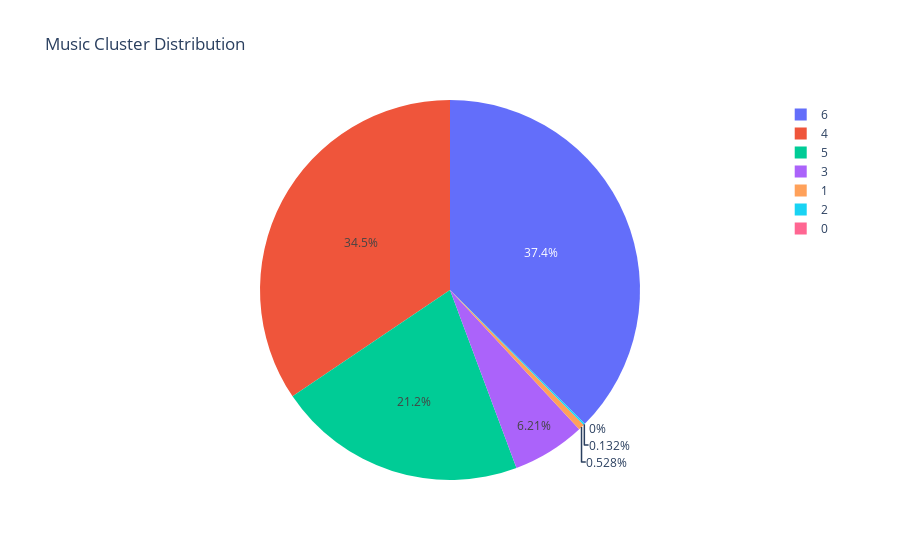

This figure's notebook cell:
### Code cell
fig = px.pie(df, values="Music Cluster", names='Music Cluster', title='Music Cluster Distribution')
fig.show()

### Figure 1 — Plotly figure (JSON) as saved in the notebook; plotly's stock layout.template omitted (floating-point values rounded to 4 significant figures; data arrays with more than 128 entries replaced by an {"elided": "..."} marker saying what was removed)
{"data": [{"domain": {"x": [0, 1], "y": [0, 1]}, "hovertemplate": "Music Cluster=%{value}<extra></extra>", "labels": {"elided": "1994 int values"}, "legendgroup": "", "name": "", "showlegend": true, "type": "pie", "values": {"elided": "1994 int values"}}], "layout": {"autosize": true, "legend": {"tracegroupgap": 0}, "title": {"text": "Music Cluster Distribution"}}}
